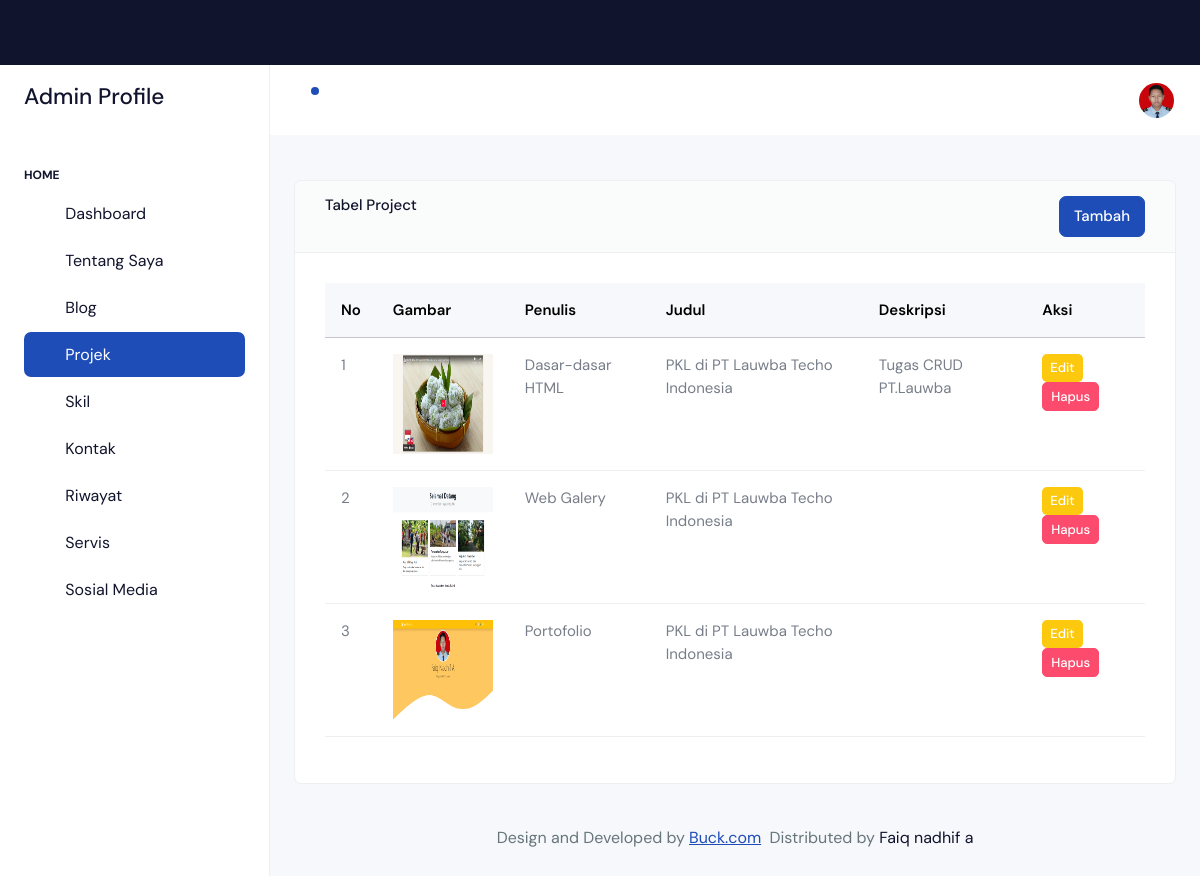
Screenshot of /backend/pages/project/index.php (signed in) with the database file from the repository.
### tables this page shows
CREATE TABLE `abouts` (
  `id` bigint NOT NULL,
  `name` varchar(255) NOT NULL,
  `address` text NOT NULL,
  `born` date NOT NULL,
  `email` varchar(255) NOT NULL,
  `total_project` int NOT NULL,
  `image` text NOT NULL,
  `zip_code` int NOT NULL,
  `phone` varchar(255) NOT NULL,
  `work` varchar(255) NOT NULL
);

CREATE TABLE `projects` (
  `id` int NOT NULL,
  `image` varchar(255) NOT NULL,
  `title` varchar(255) NOT NULL,
  `job` varchar(255) NOT NULL,
  `description` text NOT NULL
);

### backend/pages/project/index.php (the view)
<?php
include '../../partials/header.php';
include '../../partials/sidebar.php';
include '../../partials/navbar.php';
$qProjects = "SELECT * FROM projects";
$result = mysqli_query($connect, $qProjects) or die(mysqli_error($connect));
?>
<div class="row">
    <div class="col-12">
        <div class="card">
            <div class="card-header d-flex align-item-center justify-content-between">
                <h6>Tabel Project</h6>
                <a href="./create.php" class="btn btn-primary">Tambah</a>
            </div>
            <div class="card-body">
                <div class="table-responsive">
                    <table class="table">
                        <thead class="table-light">
                            <tr>
                                <th>No</th>
                                <th>Gambar</th>
                                <th>Penulis</th>
                                <th>Judul</th>
                                <th>Deskripsi</th>
                                <th>Aksi</th>
                            </tr>
                        </thead>
                        <tbody>
                            <?php
                            $no = 1;
                            while ($item = $result->fetch_object()):
                            ?>
                                <tr>
                                    <td><?= $no ?></td>
                                    <td>
                                        <img src="../../../storages/project/<?= $item->image ?>" alt="" width="100" height="100">
                                    </td>
                                    <td><?= $item->title ?></td>
                                    <td><?= $item->job ?></td>
                                    <td><?= $item->description ?></td>
                                    <td>
                                        <a href="./edit.php?id=<?= $item->id ?>" class="btn btn-warning btn-sm" style="color: white; border: none;">Edit</a>
                                        <a href="../../actions/project/destroy.php?id=<?= $item->id ?>" class="btn btn-danger btn-sm" onclick="return confrim('Apakah Anda Yakin?')" class="">Hapus</a>
                                    </td>
                                </tr>
                            <?php
                                $no++;
                            endwhile;
                            ?>
                        </tbody>
                    </table>
                </div>
            </div>
        </div>
    </div>
</div>
<?php
include '../../partials/footer.php';
include '../../partials/script.php';
?>

### backend/partials/navbar.php (shortened to what this page needs)
<div class="body-wrapper">
    <header class="app-header">
        <nav class="navbar navbar-expand-lg navbar-light">
            <ul class="navbar-nav">
                <li class="nav-item dropdown">
                    <a class="nav-link " href="javascript:void(0)" id="drop1" data-bs-toggle="dropdown" aria-expanded="false">
                        <i class="ti ti-bell"></i>
                        <div class="notification bg-primary rounded-circle"></div>
                    </a>
                </li>
            </ul>
            <div class="navbar-collapse justify-content-end px-0" id="navbarNav">
                <ul class="navbar-nav flex-row ms-auto align-items-center justify-content-end">
                    <li class="nav-item dropdown">
                        <?php
                        require_once(__DIR__ . '/../../config/connection.php');
                        $qAbout = "SELECT * FROM abouts LIMIT 1";
                        $about = mysqli_query($connect, $qAbout) or die(mysqli_error($connect));
                        $dataAbout = mysqli_fetch_assoc($about);
                        ?>
                        <a class="nav-link " href="javascript:void(0)" id="drop2" data-bs-toggle="dropdown"
                            aria-expanded="false">
                            <img src="../../../storages/about/<?= $dataAbout['image'] ?>" alt="" width="35" height="35" class="rounded-circle">
                        </a>
                    </li>
                </ul>
            </div>
        </nav>
    </header>
    <div class="body-wrapper-inner">
        <div class="container-fluid">

### rows the page displays
abouts: image (picture)
projects: image (picture), title "Dasar-dasar HTML", job "PKL di PT Lauwba Techo Indonesia", description "Tugas CRUD PT.Lauwba"
projects: image (picture), title "Web Galery", job "PKL di PT Lauwba Techo Indonesia"
projects: image (picture), title "Portofolio", job "PKL di PT Lauwba Techo Indonesia"
